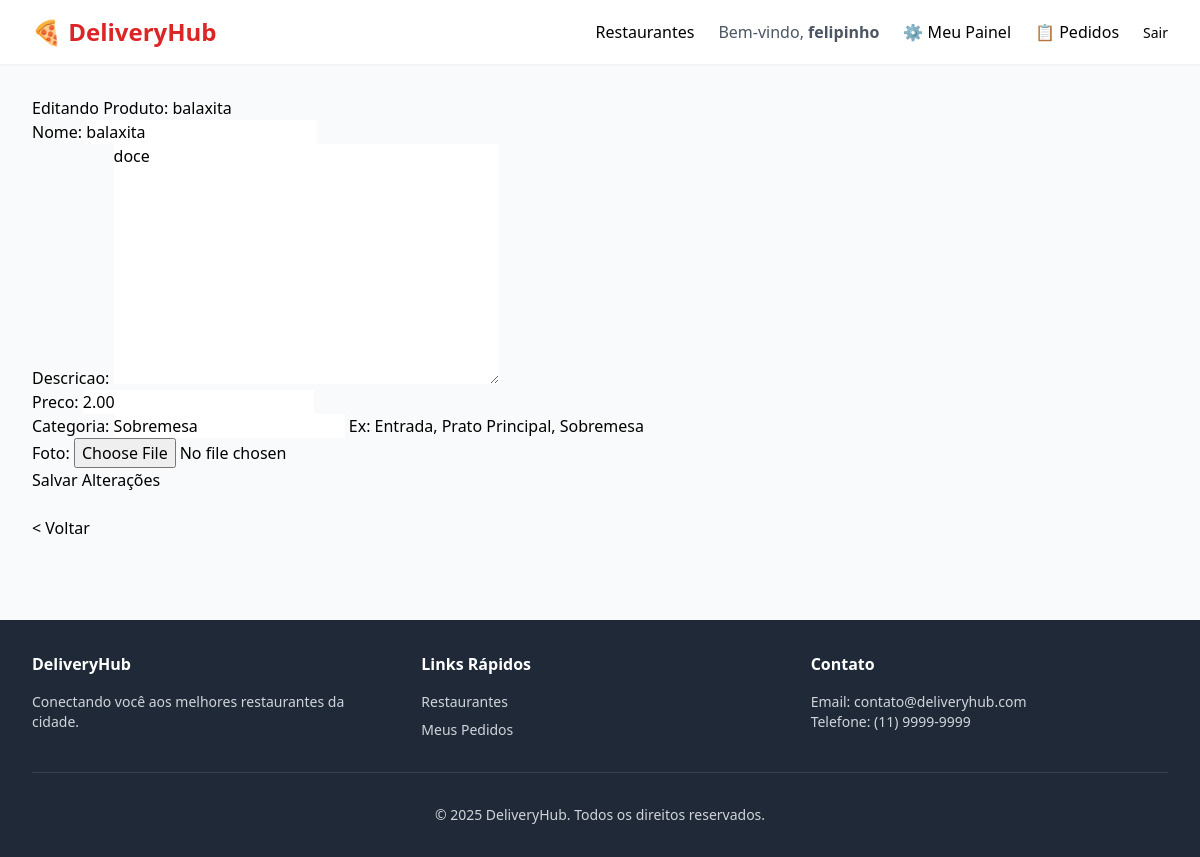
Page /painel/cardapio/editar/5/ (signed in) on the committed database.
### core/models.py (models this page shows, shortened)
class Produto(models.Model):
    restaurante = models.ForeignKey(Restaurante, on_delete=models.CASCADE, related_name='produtos')
    nome = models.CharField(max_length=100)
    descricao = models.TextField()
    preco = models.DecimalField(max_digits=10, decimal_places=2)
    categoria = models.CharField(max_length=50, help_text="Ex: Entrada, Prato Principal, Sobremesa")
    foto = models.ImageField(upload_to='produtos_fotos/', blank=True, null=True)

### core/views.py (the view)
# urls.py: path('painel/cardapio/editar/<int:produto_id>/', views.editar_produto, name='editar_produto'),
@login_required
def editar_produto(request, produto_id):
    if not hasattr(request.user, 'cliente') or request.user.cliente.tipo_usuario != 'RESTAURANTE':
        return redirect('core:lista_restaurantes')
    produto = get_object_or_404(Produto, id=produto_id)
    if produto.restaurante.dono != request.user:
        return redirect('core:painel_restaurante') # Ou uma página de acesso negado
    if request.method == 'POST':
        form = ProdutoForm(request.POST, request.FILES, instance=produto)
        if form.is_valid():
            form.save()
            return redirect('core:gerenciar_cardapio')
    else:
        form = ProdutoForm(instance=produto)
    return render(request, 'core/editar_produto.html', {'form': form, 'produto': produto})

### core/forms.py
class ProdutoForm(forms.ModelForm):
    class Meta:
        model = Produto
        fields = ['nome', 'descricao', 'preco', 'categoria', 'foto']

### core/templates/core/editar_produto.html (shortened to what this page needs)
{% extends 'core/base.html' %}
{% block content %}
    <h1>Editando Produto: {{ produto.nome }}</h1>
    <form method="post" enctype="multipart/form-data">
        {{ form.as_p }}
        <button type="submit">Salvar Alterações</button>
    </form>
    <br>
    <a href="{% url 'core:gerenciar_cardapio' %}">< Voltar</a>
{% endblock %}

### core/templates/core/base.html (shortened to what this page needs)
<!DOCTYPE html>
<html lang="pt-br">
<head>
    <script src="https://cdn.tailwindcss.com"></script>
    {% load static %}
    <link rel="stylesheet" href="{% static 'core/css/style.css' %}">
</head>
<body class="bg-gray-50">
    <header class="bg-white shadow-sm sticky top-0 z-50">
        <nav class="max-w-7xl mx-auto px-4 sm:px-6 lg:px-8 py-4">
            <div class="flex justify-between items-center">
                <div class="flex items-center gap-2">
                    <a href="{% url 'core:lista_restaurantes' %}" class="text-2xl font-bold text-red-600 hover:text-red-700 transition-colors">
                        🍕 DeliveryHub
                    </a>
                </div>
                <div class="hidden md:flex items-center gap-6">
                    <a href="{% url 'core:lista_restaurantes' %}" class="nav-link">Restaurantes</a>
                    {% if user.is_authenticated %}
                        <span class="text-gray-600">Bem-vindo, <strong>{{ user.username }}</strong></span>
                        {% if user.cliente.tipo_usuario == 'CLIENTE' %}
                            <a href="{% url 'core:ver_carrinho' %}" class="nav-link">🛒 Carrinho</a>
                            <a href="{% url 'core:meus_pedidos' %}" class="nav-link">📦 Meus Pedidos</a>
                        {% elif user.cliente.tipo_usuario == 'RESTAURANTE' %}
                            <a href="{% url 'core:painel_restaurante' %}" class="nav-link">⚙️ Meu Painel</a>
                            <a href="{% url 'core:ver_pedidos_restaurante' %}" class="nav-link">📋 Pedidos</a>
                        {% endif %}
                        <form action="{% url 'core:logout' %}" method="post" class="inline">
                            <button type="submit" class="btn-primary text-sm">Sair</button>
                        </form>
                    {% else %}
                        <a href="{% url 'core:login' %}" class="btn-secondary">Entrar</a>
                        <a href="{% url 'core:cadastro' %}" class="btn-primary">Cadastrar</a>
                    {% endif %}
                </div>
            </div>
        </nav>
    </header>
    <main class="max-w-7xl mx-auto px-4 sm:px-6 lg:px-8 py-8">
        {% block content %}
        {% endblock %}
    </main>
    <footer class="bg-gray-800 text-gray-300 mt-12">
        <div class="max-w-7xl mx-auto px-4 sm:px-6 lg:px-8 py-8">
            <div class="grid grid-cols-1 md:grid-cols-3 gap-8 mb-8">
                <div>
                    <h3 class="text-white font-bold mb-4">DeliveryHub</h3>
                    <p class="text-sm">Conectando você aos melhores restaurantes da cidade.</p>
                </div>
                <div>
                    <h4 class="text-white font-bold mb-4">Links Rápidos</h4>
                    <ul class="text-sm space-y-2">
                        <li><a href="{% url 'core:lista_restaurantes' %}" class="hover:text-white transition-colors">Restaurantes</a></li>
                        {% if user.is_authenticated %}
                            <li><a href="{% url 'core:meus_pedidos' %}" class="hover:text-white transition-colors">Meus Pedidos</a></li>
                        {% endif %}
                    </ul>
                </div>
                <div>
                    <h4 class="text-white font-bold mb-4">Contato</h4>
                    <p class="text-sm">Email: contato@deliveryhub.com</p>
                    <p class="text-sm">Telefone: (11) 9999-9999</p>
                </div>
            </div>
            <div class="border-t border-gray-700 pt-8 text-center text-sm">
                <p>&copy; 2025 DeliveryHub. Todos os direitos reservados.</p>
            </div>
        </div>
    </footer>
</body>
</html>

### core/templates/core/base.html (style rules this page uses)
:root { --primary: #EA1D2C; --primary-dark: #c91620; --primary-light: #f43f5e; }
body { @apply bg-gray-50; }
.btn-primary { @apply bg-red-600 hover:bg-red-700 text-white font-semibold py-2 px-4 rounded-lg transition-colors duration-200; }
.nav-link { @apply text-gray-700 hover:text-red-600 font-medium transition-colors duration-200; }

### rows in the picture
Produto: nome "balaxita", descricao "doce", preco "2.00", categoria "Sobremesa"

### other values in the picture
{{ user.username }} "felipinho"
